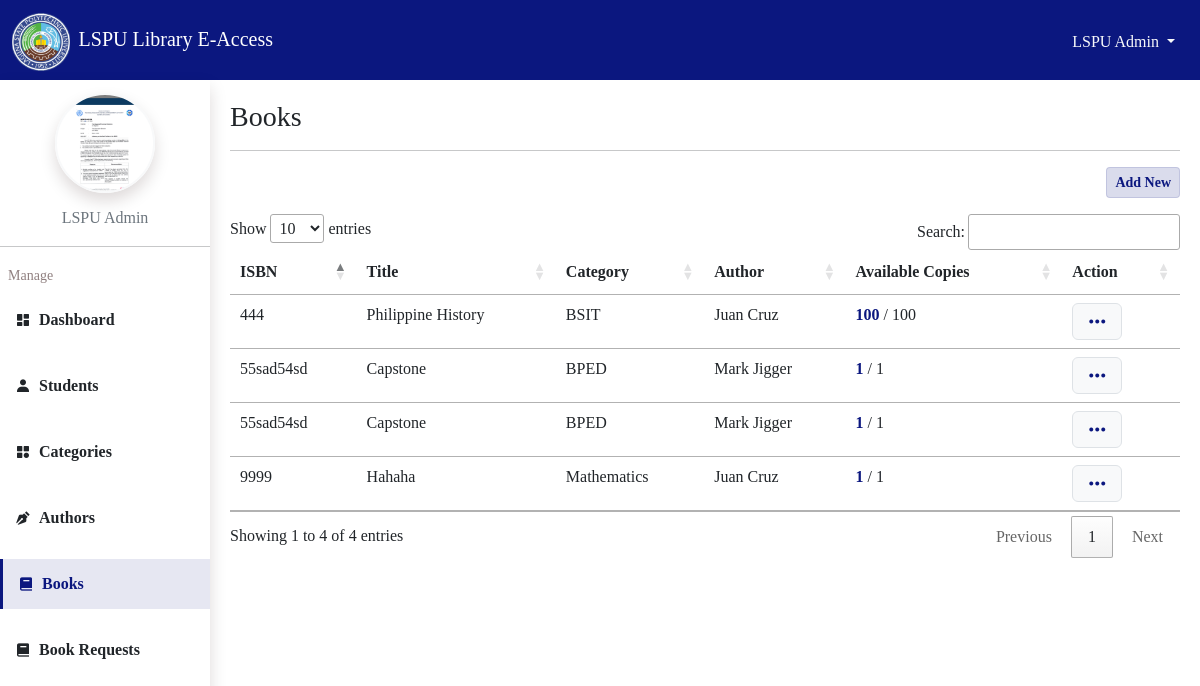
Screenshot of /admin/books (signed in) with the database file from the repository.
### tables this page shows
CREATE TABLE admin (
    id INTEGER PRIMARY KEY AUTOINCREMENT,
    email TEXT UNIQUE NOT NULL,
    username TEXT NOT NULL,
    password TEXT NOT NULL,
    name TEXT NOT NULL,
    photo TEXT NOT NULL
);

CREATE TABLE books(
    id INTEGER PRIMARY KEY AUTOINCREMENT,
    isbn Text NOT NULL,
    title TEXT NOT NULL,
    sypnosis TEXT(5000) NOT NULL,
    date_published date not null,
    date_posted date null DEFAULT CURRENT_TIMESTAMP,
    author_id INTEGER NOT NULL,
    category_id INTEGER NOT NULL,
    isAvailable INTEGER DEFAULT 1,
    copies INTEGER DEFAULT 1,
    FOREIGN KEY (author_id) REFERENCES authors(id),
    FOREIGN KEY (category_id) REFERENCES categories(id)
);

CREATE TABLE categories(
    id INTEGER PRIMARY KEY AUTOINCREMENT,
    name TEXT NOT NULL
);

CREATE TABLE authors(
    id INTEGER PRIMARY KEY AUTOINCREMENT,
    name TEXT NOT NULL
);

### app/admin.py (the view)
@bp.route('/books')
@login_required
def books():
    db = get_db()
    books = db.execute('SELECT books.isbn,books.id,books.copies,books.category_id,books.author_id,books.title,books.date_published,books.sypnosis, categories.name as category_name, authors.name as author_name FROM books INNER JOIN categories ON books.category_id = categories.id INNER JOIN authors ON books.author_id = authors.id').fetchall()
    authors = db.execute('SELECT * FROM authors').fetchall()
    categories = db.execute('SELECT * FROM categories').fetchall()
    all_books = []
    for book in books:
        borrowed = db.execute("SELECT COUNT(*) as count FROM rental_details INNER JOIN rentals ON rental_details.id = rentals.id WHERE rentals.status != 1 AND rentals.status != 3 AND rental_details.book_id = ?", (book['id'],)).fetchone()['count']
        new_book = {**book, 'available':book['copies'] - borrowed}
        all_books.append(new_book)
    return render_template('admin/books.html.jinja',books=all_books,len=len(books),categories=categories,authors=authors)

### app/admin.py (called while the page is built)
@bp.before_app_request
def loadAdmin():
    if 'admin_id' in session:
        adminId = session['admin_id']
        db = get_db()
        admin = db.execute("SELECT * FROM admin WHERE id = ?", (adminId,)).fetchone()
    else:
        admin = None
    g.current_url = request.base_url
    g.admin = admin

### app/admin_auth.py (called while the page is built)
@bp.before_app_request
def load_logged_in_user():
    account_id = session.get('admin_id')
    if account_id is None:
        g.admin = None
    else:
        g.admin = get_db().execute(
            'SELECT * FROM admin WHERE id = ?', (account_id,)
        ).fetchone()

def login_required(view):
    @functools.wraps(view)
    def wrapped_view(**kwargs):
        if g.admin is None:
            return redirect(url_for('admin_auth.signin'))
        return view(**kwargs)
    return wrapped_view

### app/db.py (called while the page is built)
def get_db():
    if 'db' not in g:
        g.db = sqlite3.connect(
            current_app.config['DATABASE'],
            detect_types=sqlite3.PARSE_DECLTYPES
        )
        g.db.row_factory = sqlite3.Row
    return g.db

### app/students_auth.py (called while the page is built)
@bp.before_app_request
def load_logged_in_user():
    account_id = session.get('student_id')
    if account_id is None:
        g.student = None
    else:
        g.student = get_db().execute(
            'SELECT * FROM students WHERE id = ?', (account_id,)
        ).fetchone()

### app/templates/admin/books.html.jinja (shortened to what this page needs)
{%extends 'admin/base.html.jinja'%}
{%block content%}
<div class="container">
    <h3>Books</h3>
    <hr>
    <div class="text-end mb-3">
        <button class="btn btn-sm btn-c-primary" type="button" data-bs-toggle="modal" data-bs-target="#add-modal">
            Add New
        </button>
    </div>
    <div class="table-responsive-sm">
        <table class="table" id="table">
            <thead>
                <tr>
                    <th>ISBN</th>
                    <th>Title</th>
                    <th>Category</th>
                    <th>Author</th>
                    <th>Available Copies</th>
                    <th>Action</th>
                </tr>
            </thead>
            <tbody>
                {%for i in range(0,len)%}
                <tr>
                    <td>{{books[i].isbn}}</td>
                    <td>{{books[i].title}}</td>
                    <td>{{books[i].category_name}}</td>
                    <td>{{books[i].author_name}}</td>
                    <td><span class="text-primary fw-bold">{{books[i].available}}</span> / {{books[i].copies}}</td>
                    <td>
                        <div class="dropdown">
                            <button class="btn btn-light text-primary pb-0 border" type="button" data-bs-toggle="dropdown"
                                aria-expanded="false">
                                <i class='bx bx-dots-horizontal-rounded fs-4'></i>
                            </button>
                        </div>
                    </td>
                </tr>
                {%endfor%}
            </tbody>
        </table>
    </div>
</div>
{%endblock%}

### app/templates/admin/base.html.jinja (shortened to what this page needs)
<!DOCTYPE html>
<html lang="en">
<head>
    <link rel="stylesheet" href="{{url_for('static',filename='css/custom.css')}}">
    <link rel="stylesheet" href="{{url_for('static',filename='css/admin.css')}}">
    <link href='https://unpkg.com/boxicons@2.1.4/css/boxicons.min.css' rel='stylesheet'>
    <link rel="stylesheet" href="https://cdn.datatables.net/1.12.1/css/jquery.dataTables.min.css">
    <link rel="stylesheet" href="https://cdn.jsdelivr.net/npm/sweetalert2@11.6.5/dist/sweetalert2.min.css">
</head>
<body class="">
    <nav class="navbar navbar-dark bg-primary" id="navbar">
        <div class="container-fluid">
            <a href="{{url_for('index')}}" class="navbar-brand">
                <img src="{{url_for('static',filename='images/lspu_seal-6 1.png')}}" alt="logo"
                    class="logo img-fluid me-1">
                <span class="d-none d-lg-inline d-md-inline">LSPU Library E-Access</span>
            </a>
            <div class="dropdown">
                <button class="btn btn-link text-decoration-none text-light dropdown-toggle" data-bs-toggle="dropdown"
                    aria-expanded="false">
                    {{g.admin.name}}
                </button>
            </div>
        </div>
    </nav>
    <main>
        {% include 'admin/components/sidebar.html.jinja'%}
        <div class="main-content">
            {%block content%} {%endblock%}
        </div>
    </main>
</body>
</html>

### app/templates/admin/components/sidebar.html.jinja
<aside id="sidebar" class="shadow">
    <div class="header">
        <div class="user-photo shadow border-light border border-2" data-img="{{g.admin.photo}}"></div>
        <p class="text-center fs-6  text-secondary text-capitalize">
            {{g.admin.name}}
        </p>
    </div>
    <hr>
    <ul class="nav flex-column">
        <li class="nav-item ps-2 mb-2 text-black-50">
            <small>Manage</small>
        </li>
        <li class="nav-item mb-3">
            <a href="{{url_for('admin.dashboard')}}" class="nav-link link-dark fw-bold">
                <i class="bx bxs-dashboard me-2"></i>
                <span>Dashboard</span>
            </a>
        </li>
        <li class="nav-item mb-3">
            <a href="{{url_for('admin.students')}}" class="nav-link link-dark fw-bold ">
                <i class="bx bxs-user me-2"></i>
                <span>Students</span>
            </a>
        </li>
        <li class="nav-item mb-3">
            <a href="{{url_for('admin.categories')}}" class="nav-link link-dark fw-bold ">
                <i class="bx bxs-category me-2"></i>
                <span>Categories</span>
            </a>
        </li>
        <li class="nav-item mb-3">
            <a href="{{url_for('admin.authors')}}" class="nav-link link-dark fw-bold ">
                <i class="bx bxs-pen me-2"></i>
                <span>Authors</span>
            </a>
        </li>
        <li class="nav-item mb-3">
            <a href="{{url_for('admin.books')}}" class="nav-link link-dark fw-bold ">
                <i class="bx bxs-book me-2"></i>
                <span>Books</span>
            </a>
        </li>
        <li class="nav-item mb-3">
            <a href="{{url_for('admin.rentals')}}" class="nav-link link-dark fw-bold ">
                <i class="bx bxs-book me-2"></i>
                <span>Book Requests</span>
            </a>
        </li>
    </ul>
</aside>

### app/static/css/admin.css (style rules this page uses)
body { padding: 0; margin: 0; }
#navbar { height: 80px; }
#navbar .logo { width: 3.6rem; height: 3.6rem; }
main #sidebar { position: fixed; left: 0; top: 80px; height: 100vh; width: 210px; background: #fff; overflow-y: auto; }
main #sidebar .nav-link { padding: 13px 15px; display: flex; align-items: center; }
main #sidebar .nav-link.active { background: rgba(11, 23, 127, 0.1) !important; border-left: 3px solid #0B177F; color: #0B177F !important; }
main .main-content { margin-left: 210px; padding: 20px 8px; }
.user-photo { width: 100px; height: 100px; margin: 13px auto; border-radius: 50%; box-sizing: border-box; background-position: center !important; background-repeat: no-repeat !important; background-size: cover !important; }

### rows the page displays
admin: admin.name "LSPU Admin"
books: isbn "444", title "Philippine History", copies "100"
categories: name "BSIT"
authors: name "Juan Cruz" "Juan Cruz"
books: isbn "9999", title "Hahaha", copies "1"
categories: name "Mathematics"
books: isbn "55sad54sd", title "Capstone", copies "1"
categories: name "BPED" "BPED"
authors: name "Mark Jigger" "Mark Jigger"
books: isbn "55sad54sd", title "Capstone", copies "1"

### other values shown
{{ books[i].available }} "100" "1" "1" "1"
